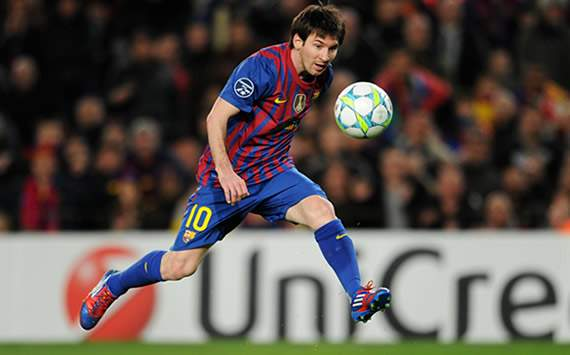
#> input picture Input/image1.jpg, 570 x 355 px
$ python main.py
#> lines starting #> are read from the running program, lines starting #| are printed output that depends on the picture
### basicCV.py
import cv2
import numpy as np
from matplotlib import pyplot as plt

img1=cv2.imread("Input/image1.jpg",1)				#image1 read in color
#> img1 is the input picture: shape (355, 570, 3); mean B, G, R 77.7, 81.9, 91.1
img0=cv2.imread("Input/image1.jpg",0)				#image1 read in grayscale
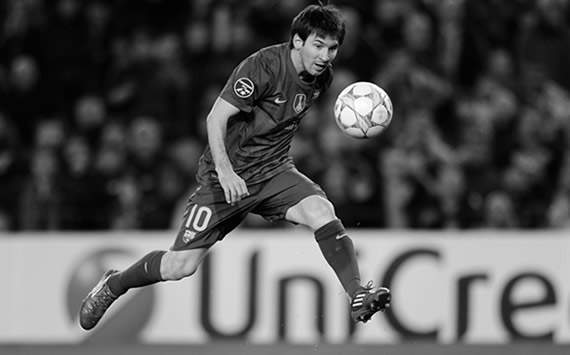
#> img0: shape (355, 570); min 0, max 255, mean 84.1
img11 = cv2.imread('Input/openCVLogo.png')

def a1grey():
	gray=cv2.cvtColor(img1,cv2.COLOR_BGR2GRAY)
	cv2.imshow("Converted Image",gray)
	cv2.imwrite("Output/grayedimage.jpg",gray)

def a1hsv():
	hsv=cv2.cvtColor(img1,cv2.COLOR_BGR2HSV)
	cv2.imshow("Converted Image",hsv)
	cv2.imwrite("Output/HSVimage.jpg",hsv)

def a1rgb():
	rgb=cv2.cvtColor(img1,cv2.COLOR_BGR2RGB)
	cv2.imshow("Converted Image",rgb)
	cv2.imwrite("Output/RGBimage.jpg",rgb)

def lstfunc():
	functions=dir(cv2)
	for fun in functions:
	    print(fun)
	    print("\n")

def a2accpix():
	px=img1[100,100]
	print("The pixel values of the coordinate [100,100] is ",px)

	print("The blue pixel values of the coordinate [100,100] is ",px[0])
	print("The green pixel values of the coordinate [100,100] is ",px[1])
	print("The red pixel values of the coordinate [100,100] is ",px[2])

def a2modpix():
	px=img1[100,100]
	print("The pixel values of the coordinate [100,100] is ",px)
	px=[245,100,234]

	print(" \nThe modified pixel value at coordinate [100,100] is  ",px)

	px[0]=245
	print(" \nThe (only blue) modified pixel value at coordinate [100,100] is  ",img1[100,100,0])
	px[1]=230
	print(" \nThe (only green) modified pixel value at coordinate [100,100] is  ",img1[100,100,1])
	px[2]=78
	print(" \nThe (only red) modified pixel value at coordinate [100,100] is  ",img1[100,100,2])

def a3accshapecolor():
	rows,columns,channels=img1.shape
	dimension=img1.shape
	print("The dimension of an image is ",dimension)
	print("The no of rows in an image is ", rows)
	print("The no of columns in an image is ",columns)
	print("The channels in an image is ",channels)

def a3accshapegray():
	rows,columns=img0.shape
	dimension=img0.shape

	print("The dimension of an image is ",dimension)
	print("The no of rows in an image is ", rows)
	print("The no of columns in an image is ",columns)

def borderplot():
	BLUE=[255,0,0]
	replicate = cv2.copyMakeBorder(img11,10,10,10,10,cv2.BORDER_REPLICATE)
	reflect = cv2.copyMakeBorder(img11,10,10,10,10,cv2.BORDER_REFLECT)
	reflect101 = cv2.copyMakeBorder(img11,10,10,10,10,cv2.BORDER_REFLECT_101)
	wrap = cv2.copyMakeBorder(img11,10,10,10,10,cv2.BORDER_WRAP)
	constant= cv2.copyMakeBorder(img11,10,10,10,10,cv2.BORDER_CONSTANT,value=BLUE)

	plt.subplot(231),plt.imshow(img11,'gray'),plt.title('ORIGINAL')
	plt.subplot(232),plt.imshow(replicate,'gray'),plt.title('REPLICATE')
	plt.subplot(233),plt.imshow(reflect,'gray'),plt.title('REFLECT')
	plt.subplot(234),plt.imshow(reflect101,'gray'),plt.title('REFLECT_101')
	plt.subplot(235),plt.imshow(wrap,'gray'),plt.title('WRAP')
	plt.subplot(236),plt.imshow(constant,'gray'),plt.title('CONSTANT')

	plt.show()

def changeFormat():
	cv2.imwrite("Output/image1.png",img1)
	cv2.waitKey(0)
	cv2.destroyAllWindows()

def destroyPresseda():
	cv2.imshow("Image",img0)
	k=cv2.waitKey(0)
	if k== ord('a'):
		cv2.destroyAllWindows()

def fsaveclose():
	cv2.imshow("Imagef",img1)
	k = cv2.waitKey(0)
	if k == 27:
		cv2.destroyAllWindows()
	elif k== ord('s'): # Wait for s key to save and exit
	    cv2.imwrite("Output/image23.png",img1)
	    cv2.destroyAllWindows()

def l1loadNamedResize():
	cv2.namedWindow("FIRSTIMAGE",cv2.WINDOW_NORMAL)
	cv2.imshow("FIRSTIMAGE",img1)
	cv2.waitKey(0)
	cv2.destroyAllWindows()

def l2loadNamed():
	cv2.namedWindow("Secondimage",cv2.WINDOW_AUTOSIZE)
	cv2.imshow("Secondimage",img1)
	cv2.waitKey(0)
	cv2.destroyAllWindows()

def o1gr2rgb():
	rgb=cv2.cvtColor(img1,cv2.COLOR_BGR2RGB)
	cv2.imshow("DISPLAYING IMAGE IN RGB FORMAT",rgb)
	cv2.imwrite("Output/BGR2RGB.jpg",rgb)
	cv2.waitKey(0)
	cv2.destroyAllWindows()

def o2bgr2hsv():
	hsv=cv2.cvtColor(img1,cv2.COLOR_BGR2HSV)
	cv2.imshow("DISPLAYING IMAGE IN HSV FORMAT",hsv)
	cv2.imwrite("Output/BGR2HSV.jpg",hsv)
	cv2.waitKey(0)
	cv2.destroyAllWindows()

def t1Line():
	line=cv2.line(img1,(0,0),(511,511),(255,0,0),5)
	cv2.imshow("Display",line)
	cv2.imwrite("Output/LINEONIMAGE.jpg",line)
	cv2.waitKey(0)
	cv2.destroyAllWindows()

def t2Rct():
	img1=cv2.imread("Input/image1.jpg",1)
	rect=cv2.rectangle(img1,(384,0),(510,128),(0,255,0),3)
	cv2.imshow("Display2",rect)
	cv2.imwrite("Output/RECTONIMAGE.jpg",rect)
	cv2.waitKey(0)
	cv2.destroyAllWindows()

def t2circle():
	img1=cv2.imread("Input/image1.jpg",1)
	circle=cv2.circle(img1,(447,63), 63, (0,0,255), -1)
	cv2.imshow("Display3",circle)
	cv2.imwrite("Output/CIRCLEONIMAGE.jpg",circle)
	cv2.waitKey(0)
	cv2.destroyAllWindows()

def t3circlewithThick():
	img1=cv2.imread("Input/image1.jpg",1)
	circle=cv2.circle(img1,(447,63), 63, (0,0,255), 2)
	cv2.imshow("Display4",circle)
	cv2.imwrite("Output/CIRCLEWITHTHICKNESS.jpg",circle)
	cv2.waitKey(0)
	cv2.destroyAllWindows()

def t4ellipse():
	img1=cv2.imread("Input/image1.jpg",1)
	el=cv2.ellipse(img1,(256,256),(100,50),0,0,180,255,-1)
	cv2.imshow("Display5",el)
	cv2.imwrite("Output/ELLIPSEONIMAGE.jpg",el)
	cv2.waitKey(0)
	cv2.destroyAllWindows()

def t5text():
	img1=cv2.imread("Input/image1.jpg",1)
	font = cv2.FONT_HERSHEY_SIMPLEX
	txt=cv2.putText(img1,'OpenCV',(20,500), font, 4,(201,220,220),8,cv2.LINE_AA)
	cv2.imshow("Display6",txt)
	cv2.imwrite("Output/TEXTONIMAGE.jpg",txt)
	cv2.waitKey(0)
	cv2.destroyAllWindows()


def vid1play():
	cap = cv2.VideoCapture(0)
	fourcc = cv2.VideoWriter_fourcc(*'MJPG') #The fourcc is used to mention the video codec for encoding the video
	#The VideoWriter() accepts four parameters.These are as follows:
	    # 1) The output file name along with the format in which you want to save the file
	    # 2) The video codec or fourcc.
	    # 3) Frames per second which is used to mention how fast or slow your video should play along with the frame size that is the size of the window
	    # 4) isColor flag. If it is True, encoder expect color frame, otherwise it works with grayscale frame.
	out = cv2.VideoWriter('Output/webcam.avi', fourcc, 20.0, (int(cap.get(3)), int(cap.get(4))), isColor=True)
	while(cap.isOpened()):
		# Capture frame-by-frame
		ret, frame = cap.read()
		if ret==True:
			out.write(frame)
			cv2.imshow('frame',frame)
			if cv2.waitKey(1) & 0xFF == ord('q'):
				break
		else:
			break

	# When everything done, release the capture
	cap.release()
	out.release()
	# Destroy all the previously created window objects.
	cv2.destroyAllWindows()

def vid2diffFormat():
	cap=cv2.VideoCapture("Input/Countdown.mp4")# COSTA.mp4 is the filename of the video along with the format name
	fourcc = cv2.VideoWriter_fourcc(*'MJPG') # For fourcc visit fourcc.org

	#using isColor = False to save gray scale video
	out=cv2.VideoWriter('Output/ConvertedVideo.avi', fourcc, 20, (int(cap.get(3)), int(cap.get(4))), isColor=False)

	#Step 3: Return the video frame by frame
	while(cap.isOpened()):
	    ret ,frame=cap.read()
	    if ret==True:
	        #Step 4:- Displaying it to the user after performing color inversion
	        gray=cv2.cvtColor(frame,cv2.COLOR_BGR2GRAY)

	        #Step 5:- Write the file into the disk with specific format
	        out.write(gray)
	        cv2.imshow("DIPLAYING TO USER",gray)
	        if cv2.waitKey(25) & 0xFF==ord('a'):
	            break
	    else:
	        break
	# Step 6 : Release everything after use
	cap.release()
	out.release()
	cv2.destroyAllWindows()

#> (the run stopped early here; a loop or call above may not have finished)
